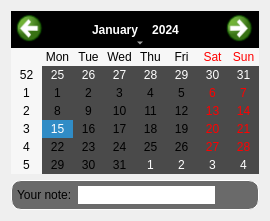
               <widget class="QFrame" name="horizontalFrame_2">
                <layout class="QVBoxLayout" name="verticalLayout_15" stretch="10,0">
                 <item>
                  <layout class="QVBoxLayout" name="verticalLayout_13">
                   <item>
                    <widget class="QCalendarWidget" name="calendarWidget">
                     <property name="styleSheet">
                      <string notr="true">QCalendarWidget QWidget{
color: white;
background-color: black;
}

QCalendarWidget QToolButton{
background-color: black;
color: white;
icon-size: 30px;
}

QCalendarWidget QMenu{
background-color: rgb(124, 124, 124);
color: white;
}

QCalendarWidget QAbstractItemView:enabled{
background-color: #4a4a4a;
color: black;
}

QCalendarWidget QAbstractItemView:disabled{
background-color: black;
color: white;
}
</string>
                     </property>
                    </widget>
                   </item>
                  </layout>
                 </item>
                 <item>
                  <widget class="QFrame" name="verticalFrame_2">
                   <property name="styleSheet">
                    <string notr="true">background-color: rgb(106, 106, 106);
border: 1px solid white;
border-radius: 10px;

</string>
                   </property>
                   <layout class="QHBoxLayout" name="horizontalLayout_15" stretch="0,0,0">
                    <property name="leftMargin">
                     <number>5</number>
                    </property>
                    <property name="topMargin">
                     <number>5</number>
                    </property>
                    <property name="rightMargin">
                     <number>5</number>
                    </property>
                    <property name="bottomMargin">
                     <number>5</number>
                    </property>
                    <item>
                     <widget class="QLabel" name="label_4">
                      <property name="styleSheet">
                       <string notr="true">border: transparent;</string>
                      </property>
                      <property name="text">
                       <string>Your note:</string>
                      </property>
                     </widget>
                    </item>
                    <item>
                     <widget class="QLineEdit" name="lineEdit_5">
                      <property name="styleSheet">
                       <string notr="true">background-color: rgb(255, 255, 255);
border-radius: 10px;
color: rgb(0, 0, 0);</string>
                      </property>
                     </widget>
                    </item>
                    <item>
                     <widget class="QPushButton" name="addNoteBtn">
                      <property name="styleSheet">
                       <string notr="true">QPushButton {
  border: transparent;
  background-color: transparent;
}

QPushButton:hover{
 background-color: rgb(93, 93, 93);
}

QPushButton:pressed{
 background-color: transparent;
}

</string>
                      </property>
                      <property name="text">
                       <string/>
                      </property>
                      <property name="icon">
                       <iconset resource="resources.qrc">
                        <normaloff>:/icons/icons/plus-circle.svg</normaloff>:/icons/icons/plus-circle.svg</iconset>
                      </property>
                      <property name="iconSize">
                       <size>
                        <width>23</width>
                        <height>23</height>
                       </size>
                      </property>
                     </widget>
                    </item>
                   </layout>
                  </widget>
                 </item>
                </layout>
               </widget>
